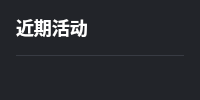
              <widget class="QWidget" name="widget_24" native="true">
               <property name="maximumSize">
                <size>
                 <width>16777215</width>
                 <height>160</height>
                </size>
               </property>
               <property name="styleSheet">
                <string notr="true">background: #222429;
border-radius: 12px;</string>
               </property>
               <layout class="QVBoxLayout" name="verticalLayout_25">
                <property name="spacing">
                 <number>0</number>
                </property>
                <property name="leftMargin">
                 <number>16</number>
                </property>
                <property name="topMargin">
                 <number>0</number>
                </property>
                <property name="rightMargin">
                 <number>16</number>
                </property>
                <property name="bottomMargin">
                 <number>4</number>
                </property>
                <item>
                 <widget class="QWidget" name="widget_36" native="true">
                  <property name="minimumSize">
                   <size>
                    <width>0</width>
                    <height>56</height>
                   </size>
                  </property>
                  <property name="maximumSize">
                   <size>
                    <width>16777215</width>
                    <height>56</height>
                   </size>
                  </property>
                  <property name="styleSheet">
                   <string notr="true">QWidget#widget_36 {
    border-bottom: 1px solid #383B43;
border-radius: 0px;
    }</string>
                  </property>
                  <layout class="QHBoxLayout" name="horizontalLayout_22">
                   <property name="spacing">
                    <number>0</number>
                   </property>
                   <property name="leftMargin">
                    <number>0</number>
                   </property>
                   <property name="topMargin">
                    <number>0</number>
                   </property>
                   <property name="rightMargin">
                    <number>0</number>
                   </property>
                   <property name="bottomMargin">
                    <number>1</number>
                   </property>
                   <item>
                    <widget class="QLabel" name="label_14">
                     <property name="styleSheet">
                      <string notr="true">font-family: &quot;微软雅黑&quot;;
font-weight: 500;
font-size: 18px;
color: #FFFFFF;
line-height: 25px;
text-align: left;
font-style: normal;</string>
                     </property>
                     <property name="text">
                      <string>近期活动</string>
                     </property>
                    </widget>
                   </item>
                   <item>
                    <spacer name="horizontalSpacer_7">
                     <property name="orientation">
                      <enum>Qt::Horizontal</enum>
                     </property>
                     <property name="sizeHint" stdset="0">
                      <size>
                       <width>40</width>
                       <height>20</height>
                      </size>
                     </property>
                    </spacer>
                   </item>
                  </layout>
                 </widget>
                </item>
                <item>
                 <widget class="QWidget" name="widget_40" native="true"/>
                </item>
               </layout>
              </widget>
